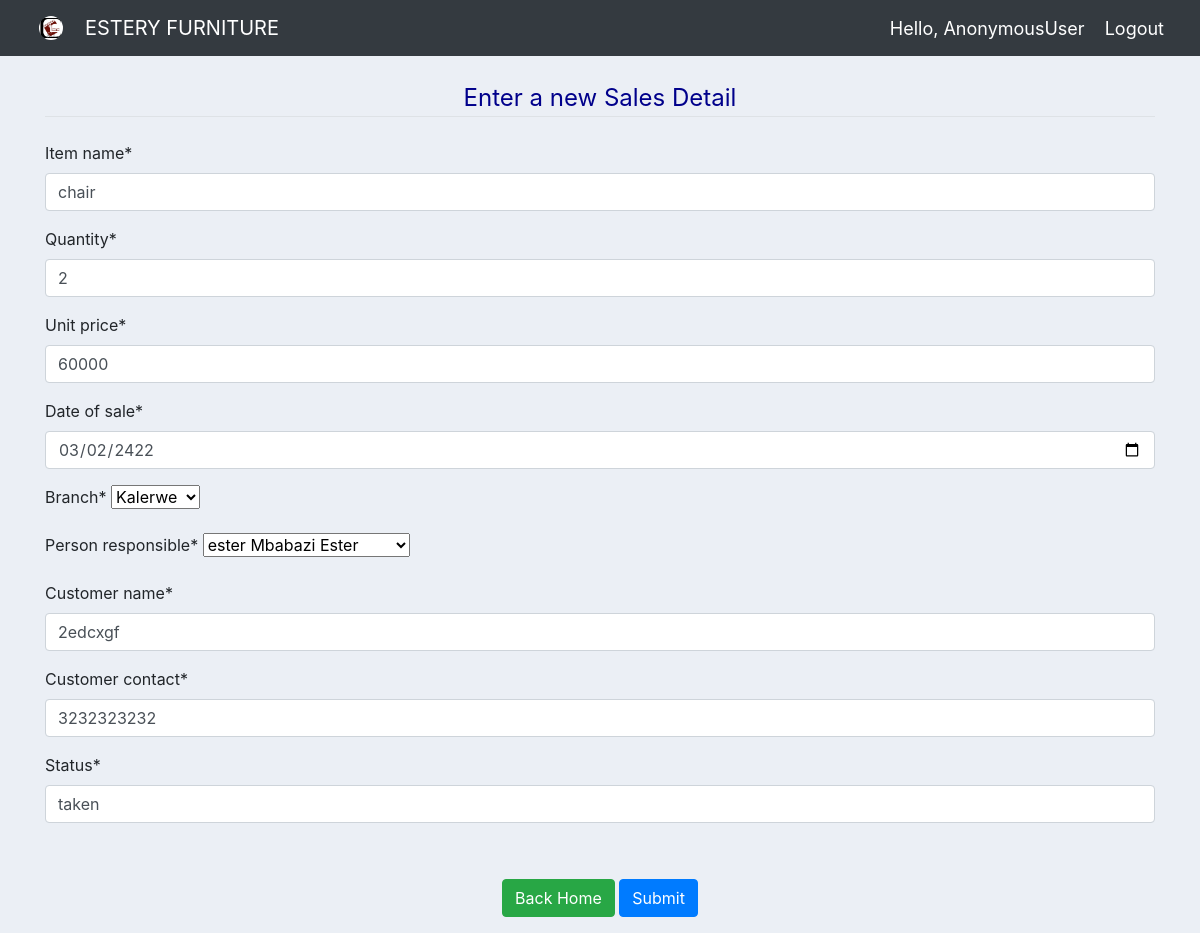
The app's page /update_sale/1/ with its own data.
### estery_app/models.py (models this page shows, shortened)
class Sale(models.Model):
    branch_choices =(("Kalerwe","Kalerwe"),("kireka","kireka"))
    item_name = models.CharField(max_length=300, null=False)
    quantity = models.PositiveIntegerField()
    unit_price = models.PositiveIntegerField()
    date_of_sale = models.DateField()
    branch = models.CharField(max_length=30, null=False, choices = branch_choices)
    person_responsible = models.ForeignKey(Employee, on_delete=models.SET_DEFAULT, default=None, null=False)
    customer_name = models.CharField(max_length=300, null=False)
    customer_contact = models.PositiveIntegerField()
    status = models.CharField(max_length=300)

### estery_app/views.py (the view)
# urls.py: path('update_sale/<int:id>/', views.updateSale, name='update_sale'),
def updateSale(request, id):
    sale = Sale.objects.get(id=id)
    form = SaleForm(instance=sale)
    if request.method == "POST":
        form = SaleForm(request.POST, instance=sale)
        if form.is_valid():
            form.save()
            return redirect('/')
    context = {'form': form }
    return render(request, 'create_sale.html', context)

### estery_app/forms.py
class SaleForm(ModelForm):
    date_of_sale = forms.DateField(widget=forms.widgets.DateInput(
        attrs={'type': 'date'})
    )
    class Meta:
        model = Sale
        fields = '__all__'

### estery_app/models.py (called while the page is built)
    def __str__(self):
        return self.emp_id + " " +self.full_name

### estery_app/templates/create_sale.html (shortened to what this page needs)
{% extends 'main.html' %}
{% load crispy_forms_tags %}
{% load static %}
{% block content  %}
    <link rel="stylesheet" href="{% static 'css/main.css' %}">
    <div class="container" >
    <br>
    <form method="POST"  action="" >
      <fieldset class="form-group">
            <legend class="border-bottom mb-4" style="color: darkblue; text-align: center;">Enter a new Sales Detail</legend>
            {{ form|crispy }}
        </fieldset><br>
      <div class="form-group" id="signup-button" align="center">
            <a class="btn btn-success" href="{% url 'home' %}">Back Home</a>
            <button class="btn btn-primary">Submit</button>
        </div>
    </form>
{% endblock content %}

### estery_app/static/css/main.css (style rules this page uses)
body { background-color: #ebeff5; }

### records on screen
Sale: item_name "chair", quantity "2", unit_price "60000", date_of_sale "03/02/2422", branch "Kalerwe", person_responsible "ester Mbabazi Ester", customer_name "2edcxgf", customer_contact "3232323232", status "taken"

### other values on screen
{{ request.user }} "AnonymousUser"
